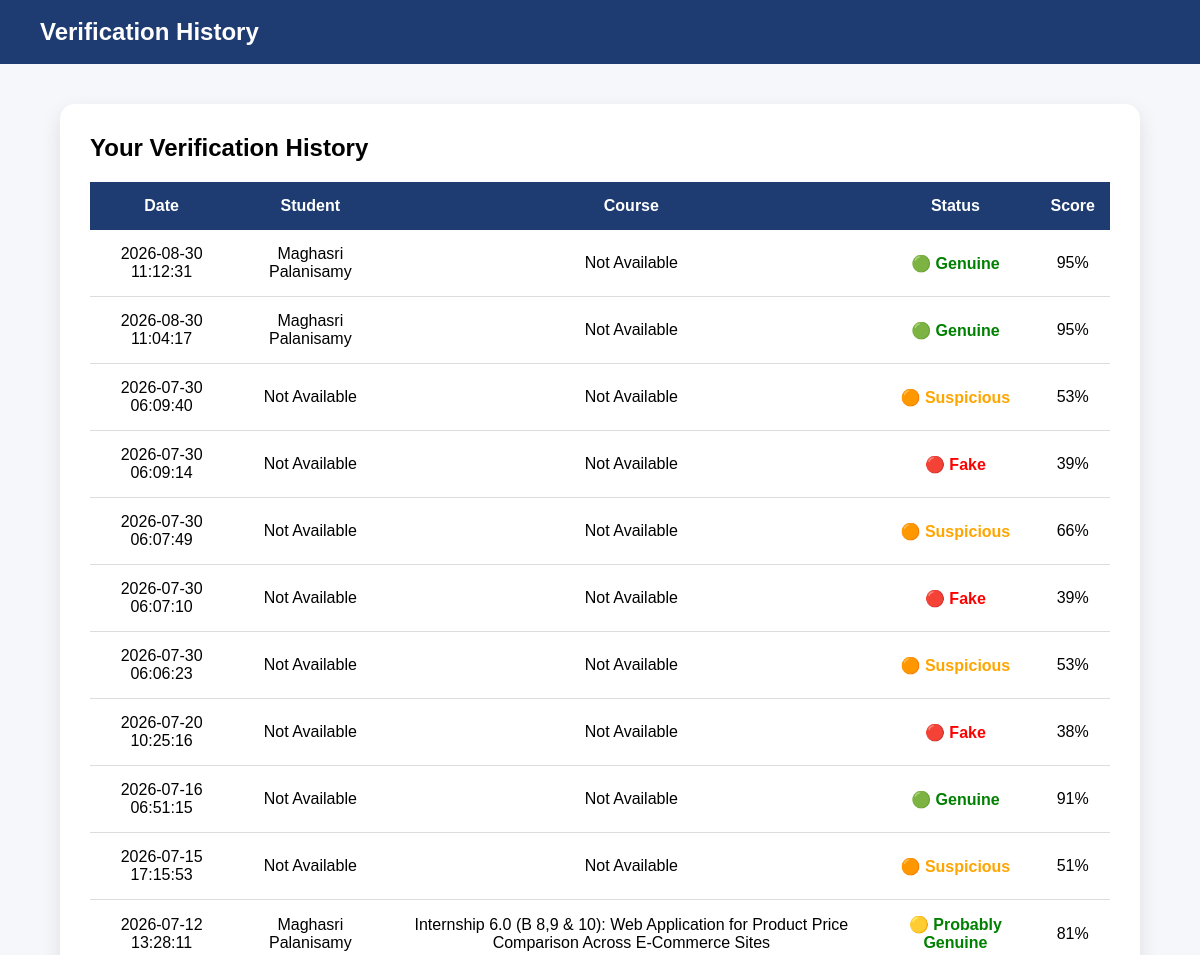
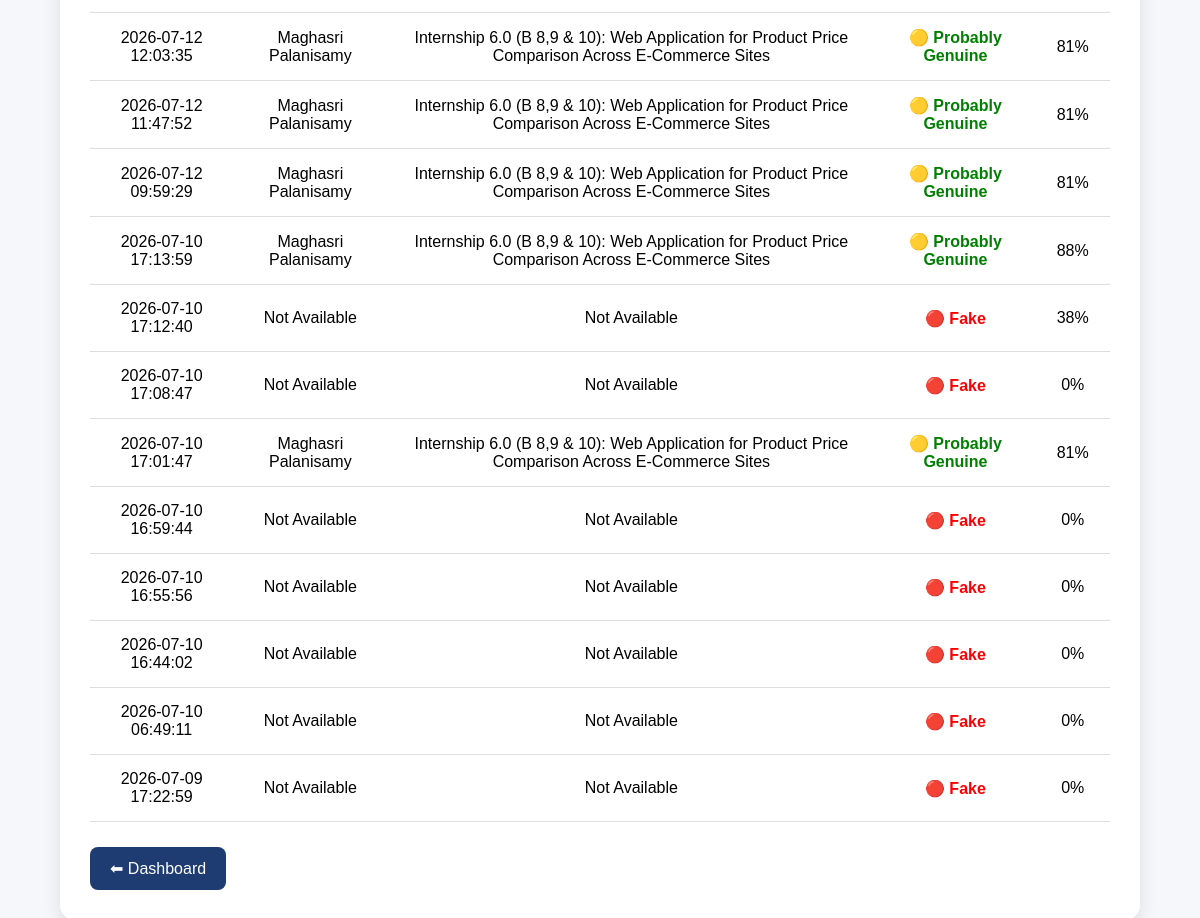
Screenshot of /history (signed in) with the database file from the repository (2 pictures, top to bottom).
### tables this page shows
CREATE TABLE history(
            id INTEGER PRIMARY KEY AUTOINCREMENT,
            user_id INTEGER,
            student_name TEXT,
            course TEXT,
            issue_date TEXT,
            status TEXT,
            score INTEGER,
            filename TEXT,
            verified_at TIMESTAMP DEFAULT CURRENT_TIMESTAMP
        );

### app.py (the view)
@app.route("/history")
@login_required
def history():
    records = get_history(
        session["user_id"]
    )
    return render_template(
        "history.html",
        history=records
    )

### auth.py (called while the page is built)
def login_required(func):
    @wraps(func)
    def wrapper(*args, **kwargs):
        if "user_id" not in session:
            return redirect(url_for("auth.login"))
        return func(*args, **kwargs)
    return wrapper

### utils/database.py (called while the page is built)
def get_connection():
    conn = sqlite3.connect(DATABASE)
    conn.row_factory = sqlite3.Row
    return conn

def get_history(user_id):
    conn = get_connection()
    cursor = conn.cursor()
    cursor.execute("""
        SELECT *
        FROM history
        WHERE user_id=?
        ORDER BY verified_at DESC
    """, (user_id,))
    history = cursor.fetchall()
    conn.close()
    return history

### templates/history.html (shortened to what this page needs)
<!DOCTYPE html>
<html lang="en">
<head>
</head>
<body>
<header>
<h2>Verification History</h2>
</header>
<div class="container">
<div class="card">
<h2>Your Verification History</h2>
<table>
<tr>
<th>Date</th>
<th>Student</th>
<th>Course</th>
<th>Status</th>
<th>Score</th>
</tr>
{% if history %}
{% for item in history %}
<tr>
<td>{{ item["verified_at"] }}</td>
<td>{{ item["student_name"] }}</td>
<td>{{ item["course"] }}</td>
<td>
{% if "Genuine" in item["status"] %}
<span class="green">{{ item["status"] }}</span>
{% elif "Suspicious" in item["status"] %}
<span class="orange">{{ item["status"] }}</span>
{% else %}
<span class="red">{{ item["status"] }}</span>
{% endif %}
</td>
<td>{{ item["score"] }}%</td>
</tr>
{% endfor %}
{% else %}
<tr>
<td colspan="5">
No verification history found.
</td>
</tr>
{% endif %}
</table>
<a href="/dashboard" class="btn">
⬅ Dashboard
</a>
</div>
</div>
</body>
</html>

### templates/history.html (style rules this page uses)
* { margin:0; padding:0; box-sizing:border-box; font-family:Arial,Helvetica,sans-serif; }
body { background:#f5f7fb; }
header { background:#1e3c72; color:white; padding:18px 40px; display:flex; justify-content:space-between; align-items:center; }
.container { width:90%; margin:40px auto; }
.card { background:white; padding:30px; border-radius:15px; box-shadow:0 8px 20px rgba(0,0,0,.1); }
table { width:100%; border-collapse:collapse; margin-top:20px; }
table th { background:#1e3c72; color:white; padding:15px; }
table td { padding:15px; text-align:center; border-bottom:1px solid #ddd; }
.green { color:green; font-weight:bold; }
.orange { color:orange; font-weight:bold; }
.red { color:red; font-weight:bold; }
.btn { display:inline-block; margin-top:25px; padding:12px 20px; background:#1e3c72; color:white; text-decoration:none; border-radius:8px; }

### rows the page displays
history: verified_at "2026-08-30 11:12:31", student_name "Maghasri Palanisamy", course "Not Available", status "🟢 Genuine", score "95"
history: verified_at "2026-08-30 11:04:17", student_name "Maghasri Palanisamy", course "Not Available", status "🟢 Genuine", score "95"
history: verified_at "2026-07-30 06:09:40", student_name "Not Available", course "Not Available", status "🟠 Suspicious", score "53"
history: verified_at "2026-07-30 06:09:14", student_name "Not Available", course "Not Available", status "🔴 Fake", score "39"
history: verified_at "2026-07-30 06:07:49", student_name "Not Available", course "Not Available", status "🟠 Suspicious", score "66"
history: verified_at "2026-07-30 06:07:10", student_name "Not Available", course "Not Available", status "🔴 Fake", score "39"
history: verified_at "2026-07-30 06:06:23", student_name "Not Available", course "Not Available", status "🟠 Suspicious", score "53"
history: verified_at "2026-07-20 10:25:16", student_name "Not Available", course "Not Available", status "🔴 Fake", score "38"
history: verified_at "2026-07-16 06:51:15", student_name "Not Available", course "Not Available", status "🟢 Genuine", score "91"
history: verified_at "2026-07-15 17:15:53", student_name "Not Available", course "Not Available", status "🟠 Suspicious", score "51"
history: verified_at "2026-07-12 13:28:11", student_name "Maghasri Palanisamy", course "Internship 6.0 (B 8,9 & 10): Web Application for Product Price Comparison Across E-Commerce Sites", status "🟡 Probably Genuine", score "81"
history: verified_at "2026-07-12 12:03:35", student_name "Maghasri Palanisamy", course "Internship 6.0 (B 8,9 & 10): Web Application for Product Price Comparison Across E-Commerce Sites", status "🟡 Probably Genuine", score "81"
history: verified_at "2026-07-12 11:47:52", student_name "Maghasri Palanisamy", course "Internship 6.0 (B 8,9 & 10): Web Application for Product Price Comparison Across E-Commerce Sites", status "🟡 Probably Genuine", score "81"
history: verified_at "2026-07-12 09:59:29", student_name "Maghasri Palanisamy", course "Internship 6.0 (B 8,9 & 10): Web Application for Product Price Comparison Across E-Commerce Sites", status "🟡 Probably Genuine", score "81"
history: verified_at "2026-07-10 17:13:59", student_name "Maghasri Palanisamy", course "Internship 6.0 (B 8,9 & 10): Web Application for Product Price Comparison Across E-Commerce Sites", status "🟡 Probably Genuine", score "88"
history: verified_at "2026-07-10 17:12:40", student_name "Not Available", course "Not Available", status "🔴 Fake", score "38"
history: verified_at "2026-07-10 17:08:47", student_name "Not Available", course "Not Available", status "🔴 Fake", score "0"
history: verified_at "2026-07-10 17:01:47", student_name "Maghasri Palanisamy", course "Internship 6.0 (B 8,9 & 10): Web Application for Product Price Comparison Across E-Commerce Sites", status "🟡 Probably Genuine", score "81"
history: verified_at "2026-07-10 16:59:44", student_name "Not Available", course "Not Available", status "🔴 Fake", score "0"
history: verified_at "2026-07-10 16:55:56", student_name "Not Available", course "Not Available", status "🔴 Fake", score "0"
history: verified_at "2026-07-10 16:44:02", student_name "Not Available", course "Not Available", status "🔴 Fake", score "0"
history: verified_at "2026-07-10 06:49:11", student_name "Not Available", course "Not Available", status "🔴 Fake", score "0"
history: verified_at "2026-07-09 17:22:59", student_name "Not Available", course "Not Available", status "🔴 Fake", score "0"
